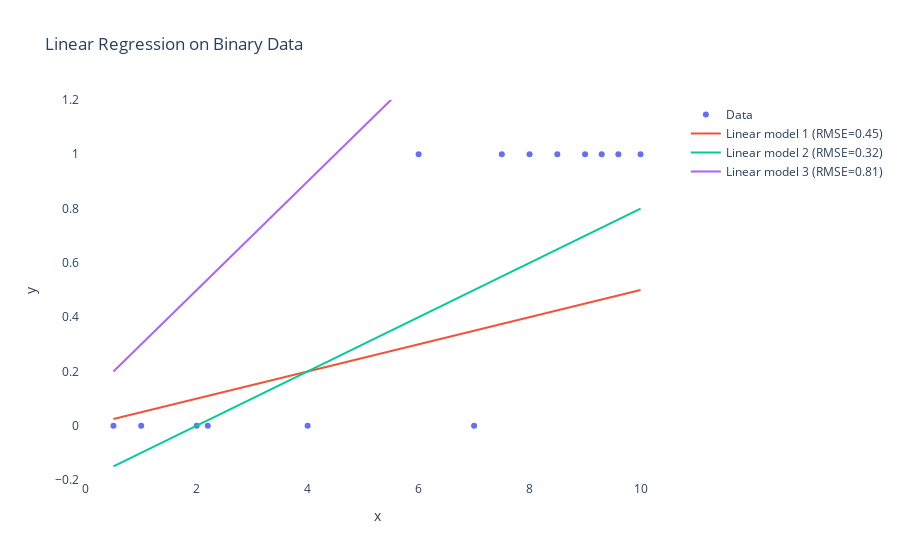

Notebook source saved alongside this figure:
### Code cell
import plotly.graph_objects as go
import numpy as np
from sklearn.linear_model import LinearRegression
from sklearn.metrics import mean_squared_error

# Dataset
x = np.array([0.5, 1, 2, 2.2, 4, 6, 7, 7.5, 8., 8.5, 9, 9.3, 9.6, 10]).reshape(-1, 1)
y = np.array([0, 0, 0, 0.0, 0, 1, 0, 1, 1, 1, 1, 1, 1, 1])

# Fit three linear models with different random shifts to illustrate the problem
np.random.seed(0)
slopes = [0.05, 0.1, 0.2]
intercepts = [0, -0.2, 0.1]
predictions = []
rmse = []

for m, b in zip(slopes, intercepts):
    y_pred = m * x.flatten() + b
    predictions.append(y_pred)
    rmse.append(np.sqrt(mean_squared_error(y, y_pred)))

# Visualization with Plotly
fig = go.Figure()

# Scatter plot of original data
fig.add_trace(go.Scatter(x=x.flatten(), y=y, mode='markers', name='Data'))

# Add linear models
for i, y_pred in enumerate(predictions):
    fig.add_trace(go.Scatter(x=x.flatten(), y=y_pred, mode='lines', 
                             name=f'Linear model {i+1} (RMSE={rmse[i]:.2f})'))

fig.update_layout(title='Linear Regression on Binary Data',
                  xaxis_title='x',
                  yaxis_title='y',
                  yaxis=dict(range=[-0.2, 1.2]),
                  paper_bgcolor="white",       # whole figure background
                  plot_bgcolor="white") #plot area background
fig.show()

### Figure 1 — Plotly figure (JSON) as saved in the notebook; plotly's stock layout.template omitted (floating-point values rounded to 4 significant figures)
{"data": [{"mode": "markers", "name": "Data", "type": "scatter", "x": [0.5, 1.0, 2.0, 2.2, 4.0, 6.0, 7.0, 7.5, 8.0, 8.5, 9.0, 9.3, 9.6, 10.0], "y": [0.0, 0.0, 0.0, 0.0, 0.0, 1.0, 0.0, 1.0, 1.0, 1.0, 1.0, 1.0, 1.0, 1.0]}, {"mode": "lines", "name": "Linear model 1 (RMSE=0.45)", "type": "scatter", "x": [0.5, 1.0, 2.0, 2.2, 4.0, 6.0, 7.0, 7.5, 8.0, 8.5, 9.0, 9.3, 9.6, 10.0], "y": [0.025, 0.05, 0.1, 0.11, 0.2, 0.3, 0.35, 0.375, 0.4, 0.425, 0.45, 0.465, 0.48, 0.5]}, {"mode": "lines", "name": "Linear model 2 (RMSE=0.32)", "type": "scatter", "x": [0.5, 1.0, 2.0, 2.2, 4.0, 6.0, 7.0, 7.5, 8.0, 8.5, 9.0, 9.3, 9.6, 10.0], "y": [-0.15, -0.1, 0.0, 0.02, 0.2, 0.4, 0.5, 0.55, 0.6, 0.65, 0.7, 0.73, 0.76, 0.8]}, {"mode": "lines", "name": "Linear model 3 (RMSE=0.81)", "type": "scatter", "x": [0.5, 1.0, 2.0, 2.2, 4.0, 6.0, 7.0, 7.5, 8.0, 8.5, 9.0, 9.3, 9.6, 10.0], "y": [0.2, 0.3, 0.5, 0.54, 0.9, 1.3, 1.5, 1.6, 1.7, 1.8, 1.9, 1.96, 2.02, 2.1]}], "layout": {"paper_bgcolor": "white", "plot_bgcolor": "white", "title": {"text": "Linear Regression on Binary Data"}, "xaxis": {"title": {"text": "x"}}, "yaxis": {"range": [-0.2, 1.2], "title": {"text": "y"}}}}
